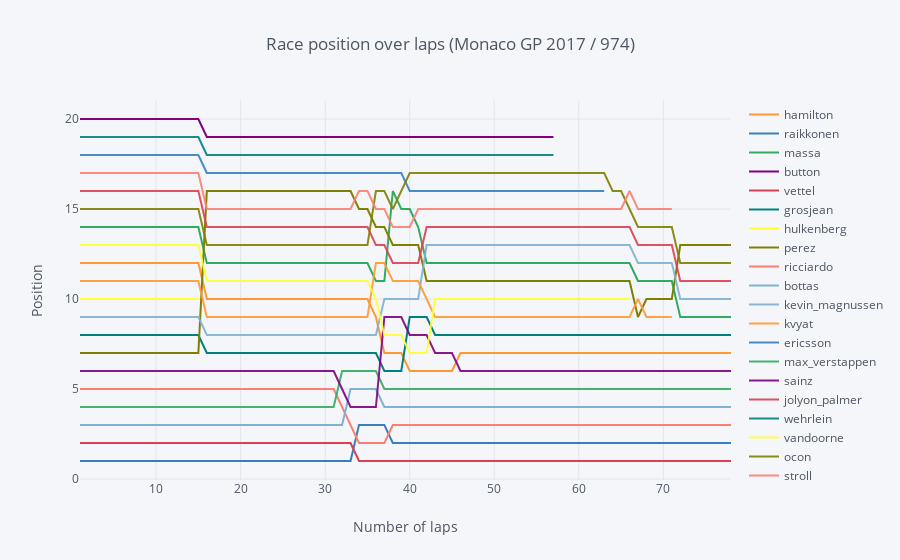

Write notebook code for a chart like this one.
### Code cell
df.iplot(
    x='lap',
    y='position',
    categories='driverRef',
    xTitle="Number of laps",
    yTitle="Position",
    title="Race position over laps (Monaco GP 2017 / 974)",
    mode="lines"
)

### Figure 1 — Plotly figure (JSON) as saved in the notebook; plotly's stock layout.template omitted (floating-point values rounded to 4 significant figures)
{"data": [{"marker": {"color": "rgba(255, 153, 51, 1.0)", "line": {"width": 1.3}, "opacity": 0.8, "size": 12, "symbol": "circle"}, "mode": "lines", "name": "hamilton", "textfont": {"color": "#4D5663"}, "type": "scatter", "uid": "f7f1f693-7665-47e5-a070-06ed567b8325", "x": [1, 2, 3, 4, 5, 6, 7, 8, 9, 10, 11, 12, 13, 14, 15, 16, 17, 18, 19, 20, 21, 22, 23, 24, 25, 26, 27, 28, 29, 30, 31, 32, 33, 34, 35, 36, 37, 38, 39, 40, 41, 42, 43, 44, 45, 46, 47, 48, 49, 50, 51, 52, 53, 54, 55, 56, 57, 58, 59, 60, 61, 62, 63, 64, 65, 66, 67, 68, 69, 70, 71, 72, 73, 74, 75, 76, 77, 78], "y": [12, 12, 12, 12, 12, 12, 12, 12, 12, 12, 12, 12, 12, 12, 12, 10, 10, 10, 10, 10, 10, 10, 10, 10, 10, 10, 10, 10, 10, 10, 10, 10, 10, 10, 10, 9, 7, 7, 7, 6, 6, 6, 6, 6, 6, 7, 7, 7, 7, 7, 7, 7, 7, 7, 7, 7, 7, 7, 7, 7, 7, 7, 7, 7, 7, 7, 7, 7, 7, 7, 7, 7, 7, 7, 7, 7, 7, 7]}, {"marker": {"color": "rgba(55, 128, 191, 1.0)", "line": {"width": 1.3}, "opacity": 0.8, "size": 12, "symbol": "circle"}, "mode": "lines", "name": "raikkonen", "textfont": {"color": "#4D5663"}, "type": "scatter", "uid": "e128f4b0-1b4b-49f5-a1e7-855cb7de5103", "x": [1, 2, 3, 4, 5, 6, 7, 8, 9, 10, 11, 12, 13, 14, 15, 16, 17, 18, 19, 20, 21, 22, 23, 24, 25, 26, 27, 28, 29, 30, 31, 32, 33, 34, 35, 36, 37, 38, 39, 40, 41, 42, 43, 44, 45, 46, 47, 48, 49, 50, 51, 52, 53, 54, 55, 56, 57, 58, 59, 60, 61, 62, 63, 64, 65, 66, 67, 68, 69, 70, 71, 72, 73, 74, 75, 76, 77, 78], "y": [1, 1, 1, 1, 1, 1, 1, 1, 1, 1, 1, 1, 1, 1, 1, 1, 1, 1, 1, 1, 1, 1, 1, 1, 1, 1, 1, 1, 1, 1, 1, 1, 1, 3, 3, 3, 3, 2, 2, 2, 2, 2, 2, 2, 2, 2, 2, 2, 2, 2, 2, 2, 2, 2, 2, 2, 2, 2, 2, 2, 2, 2, 2, 2, 2, 2, 2, 2, 2, 2, 2, 2, 2, 2, 2, 2, 2, 2]}, {"marker": {"color": "rgba(50, 171, 96, 1.0)", "line": {"width": 1.3}, "opacity": 0.8, "size": 12, "symbol": "circle"}, "mode": "lines", "name": "massa", "textfont": {"color": "#4D5663"}, "type": "scatter", "uid": "6502f5e4-29c0-44c7-9b9a-a51bcd521902", "x": [1, 2, 3, 4, 5, 6, 7, 8, 9, 10, 11, 12, 13, 14, 15, 16, 17, 18, 19, 20, 21, 22, 23, 24, 25, 26, 27, 28, 29, 30, 31, 32, 33, 34, 35, 36, 37, 38, 39, 40, 41, 42, 43, 44, 45, 46, 47, 48, 49, 50, 51, 52, 53, 54, 55, 56, 57, 58, 59, 60, 61, 62, 63, 64, 65, 66, 67, 68, 69, 70, 71, 72, 73, 74, 75, 76, 77, 78], "y": [14, 14, 14, 14, 14, 14, 14, 14, 14, 14, 14, 14, 14, 14, 14, 12, 12, 12, 12, 12, 12, 12, 12, 12, 12, 12, 12, 12, 12, 12, 12, 12, 12, 12, 12, 11, 11, 16, 15, 15, 14, 12, 12, 12, 12, 12, 12, 12, 12, 12, 12, 12, 12, 12, 12, 12, 12, 12, 12, 12, 12, 12, 12, 12, 12, 12, 11, 11, 11, 11, 11, 9, 9, 9, 9, 9, 9, 9]}, {"marker": {"color": "rgba(128, 0, 128, 1.0)", "line": {"width": 1.3}, "opacity": 0.8, "size": 12, "symbol": "circle"}, "mode": "lines", "name": "button", "textfont": {"color": "#4D5663"}, "type": "scatter", "uid": "2459b43d-1ac2-4c96-b871-c5ebd555233d", "x": [1, 2, 3, 4, 5, 6, 7, 8, 9, 10, 11, 12, 13, 14, 15, 16, 17, 18, 19, 20, 21, 22, 23, 24, 25, 26, 27, 28, 29, 30, 31, 32, 33, 34, 35, 36, 37, 38, 39, 40, 41, 42, 43, 44, 45, 46, 47, 48, 49, 50, 51, 52, 53, 54, 55, 56, 57], "y": [20, 20, 20, 20, 20, 20, 20, 20, 20, 20, 20, 20, 20, 20, 20, 19, 19, 19, 19, 19, 19, 19, 19, 19, 19, 19, 19, 19, 19, 19, 19, 19, 19, 19, 19, 19, 19, 19, 19, 19, 19, 19, 19, 19, 19, 19, 19, 19, 19, 19, 19, 19, 19, 19, 19, 19, 19]}, {"marker": {"color": "rgba(219, 64, 82, 1.0)", "line": {"width": 1.3}, "opacity": 0.8, "size": 12, "symbol": "circle"}, "mode": "lines", "name": "vettel", "textfont": {"color": "#4D5663"}, "type": "scatter", "uid": "2b764540-313b-4ab0-9797-2a100431e1aa", "x": [1, 2, 3, 4, 5, 6, 7, 8, 9, 10, 11, 12, 13, 14, 15, 16, 17, 18, 19, 20, 21, 22, 23, 24, 25, 26, 27, 28, 29, 30, 31, 32, 33, 34, 35, 36, 37, 38, 39, 40, 41, 42, 43, 44, 45, 46, 47, 48, 49, 50, 51, 52, 53, 54, 55, 56, 57, 58, 59, 60, 61, 62, 63, 64, 65, 66, 67, 68, 69, 70, 71, 72, 73, 74, 75, 76, 77, 78], "y": [2, 2, 2, 2, 2, 2, 2, 2, 2, 2, 2, 2, 2, 2, 2, 2, 2, 2, 2, 2, 2, 2, 2, 2, 2, 2, 2, 2, 2, 2, 2, 2, 2, 1, 1, 1, 1, 1, 1, 1, 1, 1, 1, 1, 1, 1, 1, 1, 1, 1, 1, 1, 1, 1, 1, 1, 1, 1, 1, 1, 1, 1, 1, 1, 1, 1, 1, 1, 1, 1, 1, 1, 1, 1, 1, 1, 1, 1]}, {"marker": {"color": "rgba(0, 128, 128, 1.0)", "line": {"width": 1.3}, "opacity": 0.8, "size": 12, "symbol": "circle"}, "mode": "lines", "name": "grosjean", "textfont": {"color": "#4D5663"}, "type": "scatter", "uid": "cc5fe8ad-e50b-4308-bd97-2dd6a6a55e0b", "x": [1, 2, 3, 4, 5, 6, 7, 8, 9, 10, 11, 12, 13, 14, 15, 16, 17, 18, 19, 20, 21, 22, 23, 24, 25, 26, 27, 28, 29, 30, 31, 32, 33, 34, 35, 36, 37, 38, 39, 40, 41, 42, 43, 44, 45, 46, 47, 48, 49, 50, 51, 52, 53, 54, 55, 56, 57, 58, 59, 60, 61, 62, 63, 64, 65, 66, 67, 68, 69, 70, 71, 72, 73, 74, 75, 76, 77, 78], "y": [8, 8, 8, 8, 8, 8, 8, 8, 8, 8, 8, 8, 8, 8, 8, 7, 7, 7, 7, 7, 7, 7, 7, 7, 7, 7, 7, 7, 7, 7, 7, 7, 7, 7, 7, 7, 6, 6, 6, 9, 9, 9, 8, 8, 8, 8, 8, 8, 8, 8, 8, 8, 8, 8, 8, 8, 8, 8, 8, 8, 8, 8, 8, 8, 8, 8, 8, 8, 8, 8, 8, 8, 8, 8, 8, 8, 8, 8]}, {"marker": {"color": "rgba(255, 255, 51, 1.0)", "line": {"width": 1.3}, "opacity": 0.8, "size": 12, "symbol": "circle"}, "mode": "lines", "name": "hulkenberg", "textfont": {"color": "#4D5663"}, "type": "scatter", "uid": "ec6a931d-74e7-4e9f-8515-24c0e8d06eba", "x": [1, 2, 3, 4, 5, 6, 7, 8, 9, 10, 11, 12, 13, 14, 15], "y": [10, 10, 10, 10, 10, 10, 10, 10, 10, 10, 10, 10, 10, 10, 10]}, {"marker": {"color": "rgba(128, 128, 0, 1.0)", "line": {"width": 1.3}, "opacity": 0.8, "size": 12, "symbol": "circle"}, "mode": "lines", "name": "perez", "textfont": {"color": "#4D5663"}, "type": "scatter", "uid": "038b1ac1-6901-48f2-b76c-4fcfc14d4a8f", "x": [1, 2, 3, 4, 5, 6, 7, 8, 9, 10, 11, 12, 13, 14, 15, 16, 17, 18, 19, 20, 21, 22, 23, 24, 25, 26, 27, 28, 29, 30, 31, 32, 33, 34, 35, 36, 37, 38, 39, 40, 41, 42, 43, 44, 45, 46, 47, 48, 49, 50, 51, 52, 53, 54, 55, 56, 57, 58, 59, 60, 61, 62, 63, 64, 65, 66, 67, 68, 69, 70, 71, 72, 73, 74, 75, 76, 77, 78], "y": [7, 7, 7, 7, 7, 7, 7, 7, 7, 7, 7, 7, 7, 7, 7, 16, 16, 16, 16, 16, 16, 16, 16, 16, 16, 16, 16, 16, 16, 16, 16, 16, 16, 15, 15, 14, 14, 13, 13, 13, 13, 11, 11, 11, 11, 11, 11, 11, 11, 11, 11, 11, 11, 11, 11, 11, 11, 11, 11, 11, 11, 11, 11, 11, 11, 11, 9, 10, 10, 10, 10, 13, 13, 13, 13, 13, 13, 13]}, {"marker": {"color": "rgba(251, 128, 114, 1.0)", "line": {"width": 1.3}, "opacity": 0.8, "size": 12, "symbol": "circle"}, "mode": "lines", "name": "ricciardo", "textfont": {"color": "#4D5663"}, "type": "scatter", "uid": "d6d45692-aa05-49fb-b177-b027774458e7", "x": [1, 2, 3, 4, 5, 6, 7, 8, 9, 10, 11, 12, 13, 14, 15, 16, 17, 18, 19, 20, 21, 22, 23, 24, 25, 26, 27, 28, 29, 30, 31, 32, 33, 34, 35, 36, 37, 38, 39, 40, 41, 42, 43, 44, 45, 46, 47, 48, 49, 50, 51, 52, 53, 54, 55, 56, 57, 58, 59, 60, 61, 62, 63, 64, 65, 66, 67, 68, 69, 70, 71, 72, 73, 74, 75, 76, 77, 78], "y": [5, 5, 5, 5, 5, 5, 5, 5, 5, 5, 5, 5, 5, 5, 5, 5, 5, 5, 5, 5, 5, 5, 5, 5, 5, 5, 5, 5, 5, 5, 5, 4, 3, 2, 2, 2, 2, 3, 3, 3, 3, 3, 3, 3, 3, 3, 3, 3, 3, 3, 3, 3, 3, 3, 3, 3, 3, 3, 3, 3, 3, 3, 3, 3, 3, 3, 3, 3, 3, 3, 3, 3, 3, 3, 3, 3, 3, 3]}, {"marker": {"color": "rgba(128, 177, 211, 1.0)", "line": {"width": 1.3}, "opacity": 0.8, "size": 12, "symbol": "circle"}, "mode": "lines", "name": "bottas", "textfont": {"color": "#4D5663"}, "type": "scatter", "uid": "3d04aedf-4998-4381-9d01-ac22ac1a051d", "x": [1, 2, 3, 4, 5, 6, 7, 8, 9, 10, 11, 12, 13, 14, 15, 16, 17, 18, 19, 20, 21, 22, 23, 24, 25, 26, 27, 28, 29, 30, 31, 32, 33, 34, 35, 36, 37, 38, 39, 40, 41, 42, 43, 44, 45, 46, 47, 48, 49, 50, 51, 52, 53, 54, 55, 56, 57, 58, 59, 60, 61, 62, 63, 64, 65, 66, 67, 68, 69, 70, 71, 72, 73, 74, 75, 76, 77, 78], "y": [3, 3, 3, 3, 3, 3, 3, 3, 3, 3, 3, 3, 3, 3, 3, 3, 3, 3, 3, 3, 3, 3, 3, 3, 3, 3, 3, 3, 3, 3, 3, 3, 5, 5, 5, 5, 4, 4, 4, 4, 4, 4, 4, 4, 4, 4, 4, 4, 4, 4, 4, 4, 4, 4, 4, 4, 4, 4, 4, 4, 4, 4, 4, 4, 4, 4, 4, 4, 4, 4, 4, 4, 4, 4, 4, 4, 4, 4]}, {"marker": {"color": "rgba(128, 177, 211, 0.8999999999999999)", "line": {"width": 1.3}, "opacity": 0.8, "size": 12, "symbol": "circle"}, "mode": "lines", "name": "kevin_magnussen", "textfont": {"color": "#4D5663"}, "type": "scatter", "uid": "ec7e2979-266a-464c-a988-30b3a5bac50a", "x": [1, 2, 3, 4, 5, 6, 7, 8, 9, 10, 11, 12, 13, 14, 15, 16, 17, 18, 19, 20, 21, 22, 23, 24, 25, 26, 27, 28, 29, 30, 31, 32, 33, 34, 35, 36, 37, 38, 39, 40, 41, 42, 43, 44, 45, 46, 47, 48, 49, 50, 51, 52, 53, 54, 55, 56, 57, 58, 59, 60, 61, 62, 63, 64, 65, 66, 67, 68, 69, 70, 71, 72, 73, 74, 75, 76, 77, 78], "y": [9, 9, 9, 9, 9, 9, 9, 9, 9, 9, 9, 9, 9, 9, 9, 8, 8, 8, 8, 8, 8, 8, 8, 8, 8, 8, 8, 8, 8, 8, 8, 8, 8, 8, 8, 8, 10, 10, 10, 10, 10, 13, 13, 13, 13, 13, 13, 13, 13, 13, 13, 13, 13, 13, 13, 13, 13, 13, 13, 13, 13, 13, 13, 13, 13, 13, 12, 12, 12, 12, 12, 10, 10, 10, 10, 10, 10, 10]}, {"marker": {"color": "rgba(255, 153, 51, 0.8999999999999999)", "line": {"width": 1.3}, "opacity": 0.8, "size": 12, "symbol": "circle"}, "mode": "lines", "name": "kvyat", "textfont": {"color": "#4D5663"}, "type": "scatter", "uid": "8b5bb181-3f46-4fc1-9985-68b7b72effe7", "x": [1, 2, 3, 4, 5, 6, 7, 8, 9, 10, 11, 12, 13, 14, 15, 16, 17, 18, 19, 20, 21, 22, 23, 24, 25, 26, 27, 28, 29, 30, 31, 32, 33, 34, 35, 36, 37, 38, 39, 40, 41, 42, 43, 44, 45, 46, 47, 48, 49, 50, 51, 52, 53, 54, 55, 56, 57, 58, 59, 60, 61, 62, 63, 64, 65, 66, 67, 68, 69, 70, 71], "y": [11, 11, 11, 11, 11, 11, 11, 11, 11, 11, 11, 11, 11, 11, 11, 9, 9, 9, 9, 9, 9, 9, 9, 9, 9, 9, 9, 9, 9, 9, 9, 9, 9, 9, 9, 12, 12, 11, 11, 11, 11, 10, 9, 9, 9, 9, 9, 9, 9, 9, 9, 9, 9, 9, 9, 9, 9, 9, 9, 9, 9, 9, 9, 9, 9, 9, 10, 9, 9, 9, 9]}, {"marker": {"color": "rgba(55, 128, 191, 0.8999999999999999)", "line": {"width": 1.3}, "opacity": 0.8, "size": 12, "symbol": "circle"}, "mode": "lines", "name": "ericsson", "textfont": {"color": "#4D5663"}, "type": "scatter", "uid": "79d57039-2e79-4dc3-adb4-d51bf65f51ac", "x": [1, 2, 3, 4, 5, 6, 7, 8, 9, 10, 11, 12, 13, 14, 15, 16, 17, 18, 19, 20, 21, 22, 23, 24, 25, 26, 27, 28, 29, 30, 31, 32, 33, 34, 35, 36, 37, 38, 39, 40, 41, 42, 43, 44, 45, 46, 47, 48, 49, 50, 51, 52, 53, 54, 55, 56, 57, 58, 59, 60, 61, 62, 63], "y": [18, 18, 18, 18, 18, 18, 18, 18, 18, 18, 18, 18, 18, 18, 18, 17, 17, 17, 17, 17, 17, 17, 17, 17, 17, 17, 17, 17, 17, 17, 17, 17, 17, 17, 17, 17, 17, 17, 17, 16, 16, 16, 16, 16, 16, 16, 16, 16, 16, 16, 16, 16, 16, 16, 16, 16, 16, 16, 16, 16, 16, 16, 16]}, {"marker": {"color": "rgba(50, 171, 96, 0.8999999999999999)", "line": {"width": 1.3}, "opacity": 0.8, "size": 12, "symbol": "circle"}, "mode": "lines", "name": "max_verstappen", "textfont": {"color": "#4D5663"}, "type": "scatter", "uid": "05d977a5-090d-4621-9166-c6dd82c06c2a", "x": [1, 2, 3, 4, 5, 6, 7, 8, 9, 10, 11, 12, 13, 14, 15, 16, 17, 18, 19, 20, 21, 22, 23, 24, 25, 26, 27, 28, 29, 30, 31, 32, 33, 34, 35, 36, 37, 38, 39, 40, 41, 42, 43, 44, 45, 46, 47, 48, 49, 50, 51, 52, 53, 54, 55, 56, 57, 58, 59, 60, 61, 62, 63, 64, 65, 66, 67, 68, 69, 70, 71, 72, 73, 74, 75, 76, 77, 78], "y": [4, 4, 4, 4, 4, 4, 4, 4, 4, 4, 4, 4, 4, 4, 4, 4, 4, 4, 4, 4, 4, 4, 4, 4, 4, 4, 4, 4, 4, 4, 4, 6, 6, 6, 6, 6, 5, 5, 5, 5, 5, 5, 5, 5, 5, 5, 5, 5, 5, 5, 5, 5, 5, 5, 5, 5, 5, 5, 5, 5, 5, 5, 5, 5, 5, 5, 5, 5, 5, 5, 5, 5, 5, 5, 5, 5, 5, 5]}, {"marker": {"color": "rgba(128, 0, 128, 0.8999999999999999)", "line": {"width": 1.3}, "opacity": 0.8, "size": 12, "symbol": "circle"}, "mode": "lines", "name": "sainz", "textfont": {"color": "#4D5663"}, "type": "scatter", "uid": "a396e7f2-4c04-453c-bb87-406a14f3531f", "x": [1, 2, 3, 4, 5, 6, 7, 8, 9, 10, 11, 12, 13, 14, 15, 16, 17, 18, 19, 20, 21, 22, 23, 24, 25, 26, 27, 28, 29, 30, 31, 32, 33, 34, 35, 36, 37, 38, 39, 40, 41, 42, 43, 44, 45, 46, 47, 48, 49, 50, 51, 52, 53, 54, 55, 56, 57, 58, 59, 60, 61, 62, 63, 64, 65, 66, 67, 68, 69, 70, 71, 72, 73, 74, 75, 76, 77, 78], "y": [6, 6, 6, 6, 6, 6, 6, 6, 6, 6, 6, 6, 6, 6, 6, 6, 6, 6, 6, 6, 6, 6, 6, 6, 6, 6, 6, 6, 6, 6, 6, 5, 4, 4, 4, 4, 9, 9, 9, 8, 8, 8, 7, 7, 7, 6, 6, 6, 6, 6, 6, 6, 6, 6, 6, 6, 6, 6, 6, 6, 6, 6, 6, 6, 6, 6, 6, 6, 6, 6, 6, 6, 6, 6, 6, 6, 6, 6]}, {"marker": {"color": "rgba(219, 64, 82, 0.8999999999999999)", "line": {"width": 1.3}, "opacity": 0.8, "size": 12, "symbol": "circle"}, "mode": "lines", "name": "jolyon_palmer", "textfont": {"color": "#4D5663"}, "type": "scatter", "uid": "31fe4551-5162-4f76-b1ff-350e1ee956fd", "x": [1, 2, 3, 4, 5, 6, 7, 8, 9, 10, 11, 12, 13, 14, 15, 16, 17, 18, 19, 20, 21, 22, 23, 24, 25, 26, 27, 28, 29, 30, 31, 32, 33, 34, 35, 36, 37, 38, 39, 40, 41, 42, 43, 44, 45, 46, 47, 48, 49, 50, 51, 52, 53, 54, 55, 56, 57, 58, 59, 60, 61, 62, 63, 64, 65, 66, 67, 68, 69, 70, 71, 72, 73, 74, 75, 76, 77, 78], "y": [16, 16, 16, 16, 16, 16, 16, 16, 16, 16, 16, 16, 16, 16, 16, 14, 14, 14, 14, 14, 14, 14, 14, 14, 14, 14, 14, 14, 14, 14, 14, 14, 14, 14, 14, 13, 13, 12, 12, 12, 12, 14, 14, 14, 14, 14, 14, 14, 14, 14, 14, 14, 14, 14, 14, 14, 14, 14, 14, 14, 14, 14, 14, 14, 14, 14, 13, 13, 13, 13, 13, 11, 11, 11, 11, 11, 11, 11]}, {"marker": {"color": "rgba(0, 128, 128, 0.8999999999999999)", "line": {"width": 1.3}, "opacity": 0.8, "size": 12, "symbol": "circle"}, "mode": "lines", "name": "wehrlein", "textfont": {"color": "#4D5663"}, "type": "scatter", "uid": "d294394a-1968-40ad-975c-82e7df5a1cf9", "x": [1, 2, 3, 4, 5, 6, 7, 8, 9, 10, 11, 12, 13, 14, 15, 16, 17, 18, 19, 20, 21, 22, 23, 24, 25, 26, 27, 28, 29, 30, 31, 32, 33, 34, 35, 36, 37, 38, 39, 40, 41, 42, 43, 44, 45, 46, 47, 48, 49, 50, 51, 52, 53, 54, 55, 56, 57], "y": [19, 19, 19, 19, 19, 19, 19, 19, 19, 19, 19, 19, 19, 19, 19, 18, 18, 18, 18, 18, 18, 18, 18, 18, 18, 18, 18, 18, 18, 18, 18, 18, 18, 18, 18, 18, 18, 18, 18, 18, 18, 18, 18, 18, 18, 18, 18, 18, 18, 18, 18, 18, 18, 18, 18, 18, 18]}, {"marker": {"color": "rgba(255, 255, 51, 0.8999999999999999)", "line": {"width": 1.3}, "opacity": 0.8, "size": 12, "symbol": "circle"}, "mode": "lines", "name": "vandoorne", "textfont": {"color": "#4D5663"}, "type": "scatter", "uid": "736a4abe-ae79-4a44-9d9a-ce06f265fbe6", "x": [1, 2, 3, 4, 5, 6, 7, 8, 9, 10, 11, 12, 13, 14, 15, 16, 17, 18, 19, 20, 21, 22, 23, 24, 25, 26, 27, 28, 29, 30, 31, 32, 33, 34, 35, 36, 37, 38, 39, 40, 41, 42, 43, 44, 45, 46, 47, 48, 49, 50, 51, 52, 53, 54, 55, 56, 57, 58, 59, 60, 61, 62, 63, 64, 65, 66], "y": [13, 13, 13, 13, 13, 13, 13, 13, 13, 13, 13, 13, 13, 13, 13, 11, 11, 11, 11, 11, 11, 11, 11, 11, 11, 11, 11, 11, 11, 11, 11, 11, 11, 11, 11, 10, 8, 8, 8, 7, 7, 7, 10, 10, 10, 10, 10, 10, 10, 10, 10, 10, 10, 10, 10, 10, 10, 10, 10, 10, 10, 10, 10, 10, 10, 10]}, {"marker": {"color": "rgba(128, 128, 0, 0.8999999999999999)", "line": {"width": 1.3}, "opacity": 0.8, "size": 12, "symbol": "circle"}, "mode": "lines", "name": "ocon", "textfont": {"color": "#4D5663"}, "type": "scatter", "uid": "28dca5f1-e78b-4c92-8e7c-0a2d10714fb9", "x": [1, 2, 3, 4, 5, 6, 7, 8, 9, 10, 11, 12, 13, 14, 15, 16, 17, 18, 19, 20, 21, 22, 23, 24, 25, 26, 27, 28, 29, 30, 31, 32, 33, 34, 35, 36, 37, 38, 39, 40, 41, 42, 43, 44, 45, 46, 47, 48, 49, 50, 51, 52, 53, 54, 55, 56, 57, 58, 59, 60, 61, 62, 63, 64, 65, 66, 67, 68, 69, 70, 71, 72, 73, 74, 75, 76, 77, 78], "y": [15, 15, 15, 15, 15, 15, 15, 15, 15, 15, 15, 15, 15, 15, 15, 13, 13, 13, 13, 13, 13, 13, 13, 13, 13, 13, 13, 13, 13, 13, 13, 13, 13, 13, 13, 16, 16, 15, 16, 17, 17, 17, 17, 17, 17, 17, 17, 17, 17, 17, 17, 17, 17, 17, 17, 17, 17, 17, 17, 17, 17, 17, 17, 16, 16, 15, 14, 14, 14, 14, 14, 12, 12, 12, 12, 12, 12, 12]}, {"marker": {"color": "rgba(251, 128, 114, 0.8999999999999999)", "line": {"width": 1.3}, "opacity": 0.8, "size": 12, "symbol": "circle"}, "mode": "lines", "name": "stroll", "textfont": {"color": "#4D5663"}, "type": "scatter", "uid": "5f84a39c-0f18-47a0-a2c9-34840f818f73", "x": [1, 2, 3, 4, 5, 6, 7, 8, 9, 10, 11, 12, 13, 14, 15, 16, 17, 18, 19, 20, 21, 22, 23, 24, 25, 26, 27, 28, 29, 30, 31, 32, 33, 34, 35, 36, 37, 38, 39, 40, 41, 42, 43, 44, 45, 46, 47, 48, 49, 50, 51, 52, 53, 54, 55, 56, 57, 58, 59, 60, 61, 62, 63, 64, 65, 66, 67, 68, 69, 70, 71], "y": [17, 17, 17, 17, 17, 17, 17, 17, 17, 17, 17, 17, 17, 17, 17, 15, 15, 15, 15, 15, 15, 15, 15, 15, 15, 15, 15, 15, 15, 15, 15, 15, 15, 16, 16, 15, 15, 14, 14, 14, 15, 15, 15, 15, 15, 15, 15, 15, 15, 15, 15, 15, 15, 15, 15, 15, 15, 15, 15, 15, 15, 15, 15, 15, 15, 16, 15, 15, 15, 15, 15]}], "layout": {"legend": {"bgcolor": "#F5F6F9", "font": {"color": "#4D5663"}}, "paper_bgcolor": "#F5F6F9", "plot_bgcolor": "#F5F6F9", "title": {"font": {"color": "#4D5663"}, "text": "Race position over laps (Monaco GP 2017 / 974)"}, "xaxis": {"gridcolor": "#E1E5ED", "showgrid": true, "tickfont": {"color": "#4D5663"}, "title": {"font": {"color": "#4D5663"}, "text": "Number of laps"}, "zerolinecolor": "#E1E5ED"}, "yaxis": {"gridcolor": "#E1E5ED", "showgrid": true, "tickfont": {"color": "#4D5663"}, "title": {"font": {"color": "#4D5663"}, "text": "Position"}, "zerolinecolor": "#E1E5ED"}}}
